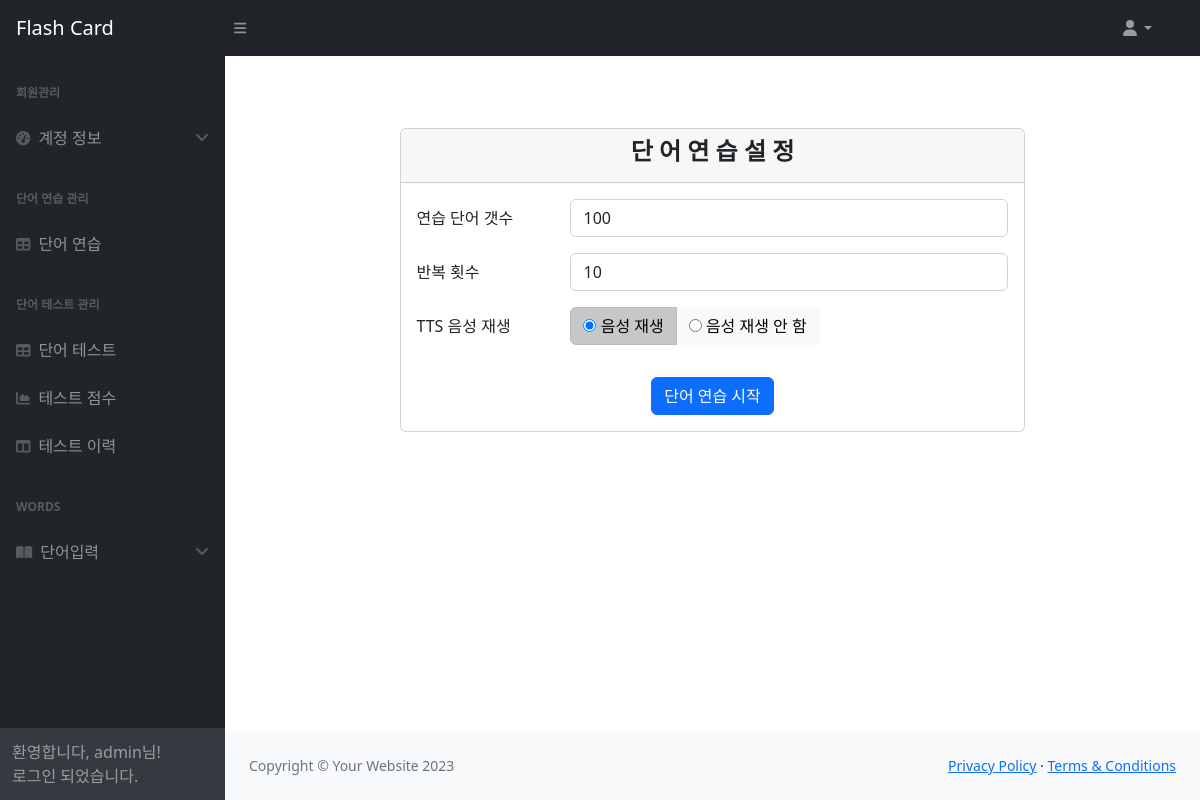
Page /trains/trains-setting/ (signed in) on the earlier database version.
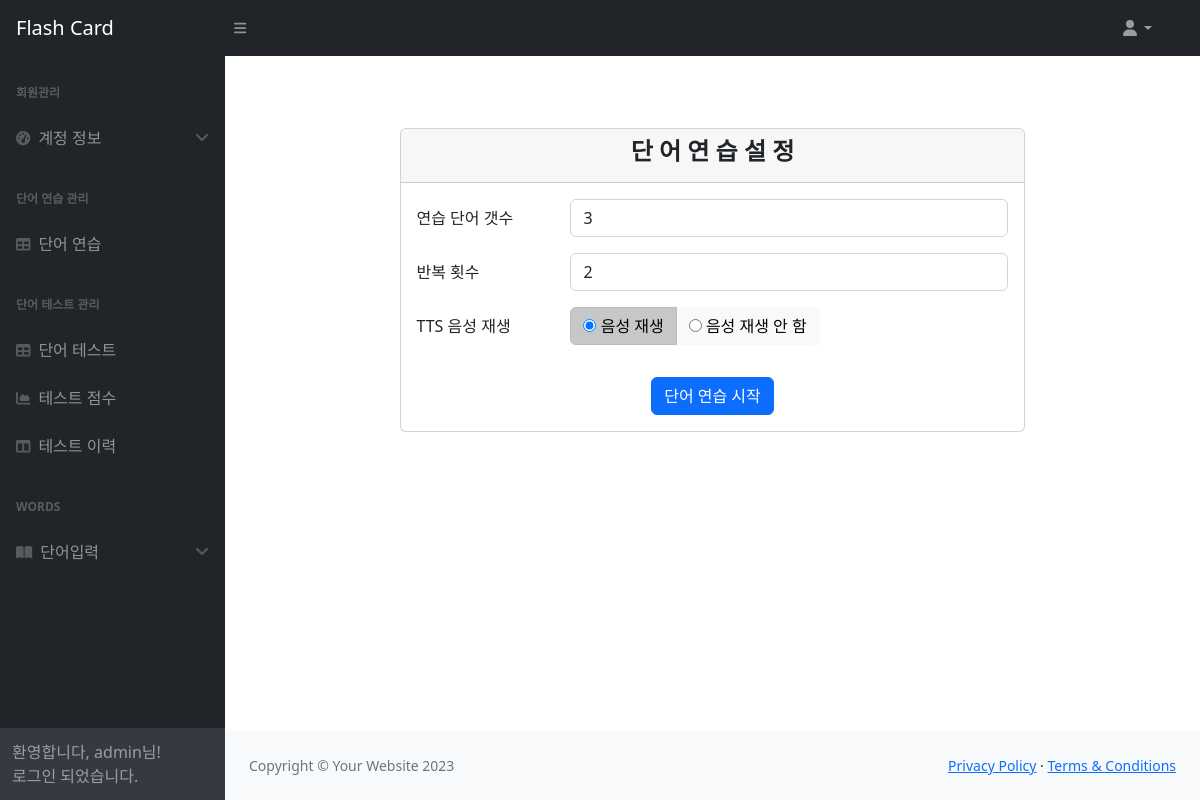
Same page on the later database version.
### users/models.py (models this page shows)
class Config(models.Model):
    train_word_count = models.IntegerField(default=0)
    train_seconds = models.IntegerField(default=0)
    train_repeat = models.IntegerField(default=0)
    train_tts_play = models.BooleanField(default=False)
    exam_word_count = models.IntegerField(default=0)
    exam_seconds = models.IntegerField(default=0)
    exam_tts_play = models.BooleanField(default=False)
    exam_difficulty = models.IntegerField(default=0)
    user_find_hint = models.CharField(max_length=100, default='Korea')
    update_date = models.DateTimeField(auto_now_add=True)
    id_user = models.ForeignKey("auth.User", related_name="config_user", on_delete=models.CASCADE, db_column="id_user")

### trains/views.py (the view, shortened to what this page needs)
# urls.py: path("trains-setting/",  views.TrainsIndex.as_view(), name="trains-setting"),
class TrainsIndex(LoginRequiredMixin, View):
    login_url = '/login/'  # 로그인 페이지 URL 설정
    def get(self, request):
        user = request.user
        try:
            config = Config.objects.get(id_user=user.id)
        except ObjectDoesNotExist:
            config = Config()
        context = {'config': config}
        return render(request, 'trains/trains_setting.html', context)

### trains/templates/trains/trains_setting.html (shortened to what this page needs)
{% extends 'base.html' %}
{% block content %}
<div class="container mt-5">
    <div class="row justify-content-center">
        <div class="col-md-8">
            <div class="card my-4">
                <div class="card-header text-center">
                    <h4><b>단 어 연 습 설 정</b></h4>
                </div>
                <div class="card-body">
                    <form class="form-inline" action="{% url 'trains-setting' %}" method="post">
                        <div class="row mb-3">
                            <label for="train_word_count" class="col-sm-3 col-form-label">연습 단어 갯수</label>
                            <div class="col-sm-9">
                                <input type="text" id="train_word_count" name="train_word_count"
                                       value="{{ config.train_word_count }}"
                                       class="form-control" placeholder="단어 갯수을 입력하세요(단어 범위 보다 작으면 랜덤 선택 됩니다.)"
                                       required>
                            </div>
                        </div>
                        <div class="row mb-3">
                            <label for="train_repeat" class="col-sm-3 col-form-label">반복 횟수</label>
                            <div class="col-sm-9">
                                <input type="text" id="train_repeat" name="train_repeat"
                                       value="{{ config.train_repeat }}"
                                       class="form-control" placeholder="반복 횟수를 입력하세요"
                                       required>
                            </div>
                        </div>
                        <div class="row mb-3">
                            <label class="col-sm-3 col-form-label">TTS 음성 재생</label>
                            <div class="col-sm-9">
                                <div class="btn-group btn-group-toggle" data-toggle="buttons">
                                    <label class="btn btn-light active">
                                        <input type="radio" name="train_tts_play" value="True"
                                               {% if config.train_tts_play %}checked{% endif %}> 음성 재생
                                    </label>
                                    <label class="btn btn-light">
                                        <input type="radio" name="train_tts_play" value="False"
                                               {% if not config.train_tts_play %}checked{% endif %}> 음성 재생 안 함
                                    </label>
                                </div>
                            </div>
                        </div>
                        <div class="text-center">
                            <button type="submit" class="btn btn-primary mt-3">단어 연습 시작</button>
                        </div>
                    </form>
                </div>
            </div>
        </div>
    </div>
</div>
{% endblock content %}

### templates/base.html (shortened to what this page needs)
<!DOCTYPE html>
{%load static %}
<html lang="ko">
<head>
    <link href="https://cdn.jsdelivr.net/npm/simple-datatables@7.1.2/dist/style.min.css" rel="stylesheet"/>
    <link href="{% static 'css/styles.css' %}" rel="stylesheet"/>
</head>
<body class="sb-nav-fixed">
<header>
    <nav class="sb-topnav navbar navbar-expand navbar-dark bg-dark">
        <a class="navbar-brand ps-3" href="{% url 'index' %}">Flash Card</a>
        <button class="btn btn-link btn-sm order-1 order-lg-0 me-4 me-lg-0" id="sidebarToggle" href="#!"><i
                class="fas fa-bars"></i></button>
        <form class="d-none d-md-inline-block form-inline ms-auto me-0 me-md-3 my-2 my-md-0">
            <ul class="navbar-nav ms-auto ms-md-0 me-3 me-lg-4">
                <li class="nav-item dropdown">
                    <a class="nav-link dropdown-toggle" id="navbarDropdown" href="#" role="button"
                       data-bs-toggle="dropdown"
                       aria-expanded="false"><i class="fas fa-user fa-fw"></i></a>
                </li>
            </ul>
        </form>
    </nav>
</header>
<div id="layoutSidenav">
    <div id="layoutSidenav_nav">
        <nav class="sb-sidenav accordion sb-sidenav-dark" id="sidenavAccordion">
            <div class="sb-sidenav-menu">
                <div class="nav">
                    <div class="sb-sidenav-menu-heading">회원관리</div>
                    <a class="nav-link" data-bs-toggle="collapse" data-bs-target="#collapsePages" aria-expanded="false"
                       aria-controls="collapsePages">
                        <div class="sb-nav-link-icon"><i class="fas fa-tachometer-alt"></i></div>
                        계정 정보
                        <div class="sb-sidenav-collapse-arrow"><i class="fas fa-angle-down"></i></div>
                    </a>
                    <div class="sb-sidenav-menu-heading">단어 연습 관리</div>
                    <a class="nav-link collapsed" href="{% url 'trains-setting' %}">
                        <div class="sb-nav-link-icon"><i class="fas fa-table"></i></div>
                        단어 연습
                    </a>
                    <div class="sb-sidenav-menu-heading">단어 테스트 관리</div>
                    <a class="nav-link" href="{% url 'exam-setting' %}">
                        <div class="sb-nav-link-icon"><i class="fas fa-table"></i></div>
                        단어 테스트
                    </a>
                    <a class="nav-link" href="{% url 'Word_Test_Score' %}">
                        <div class="sb-nav-link-icon"><i class="fas fa-chart-area"></i></div>
                        테스트 점수
                    </a>
                    <a class="nav-link" href="{% url 'Word_Test_History' %}">
                        <div class="sb-nav-link-icon"><i class="fas fa-columns"></i></div>
                        테스트 이력
                    </a>
                    <div class="sb-sidenav-menu-heading">words</div>
                    <a class="nav-link" data-bs-toggle="collapse" data-bs-target="#words" aria-expanded="false"
                       aria-controls="collapsePages">
                        <div class="sb-nav-link-icon"><i class="fas fa-book-open"></i></i></div>
                        단어입력
                        <div class="sb-sidenav-collapse-arrow"><i class="fas fa-angle-down"></i></div>
                    </a>
                </div>
            </div>
            <div class="sb-sidenav-footer">
                {% if user.is_authenticated %}
                환영합니다, {{ user.username }}님! <br>로그인 되었습니다.
                {% else %}
                    로그인 후 이용가능
                {% endif %}
            </div>
        </nav>
    </div>
    <div id="layoutSidenav_content">
        <main>
            {%block content%}
            {%endblock content%}
        </main>
        <footer class="py-4 bg-light mt-auto">
            <div class="container-fluid px-4">
                <div class="d-flex align-items-center justify-content-between small">
                    <div class="text-muted">Copyright &copy; Your Website 2023</div>
                    <div>
                        <a href="#">Privacy Policy</a>
                        &middot;
                        <a href="#">Terms &amp; Conditions</a>
                    </div>
                </div>
            </div>
        </footer>
    </div>
</div>
</body>
</html>

Differences in the rows shown:
changed Config "☑ 음성 재생": train_word_count "100" → "3"; train_repeat "10" → "2"
